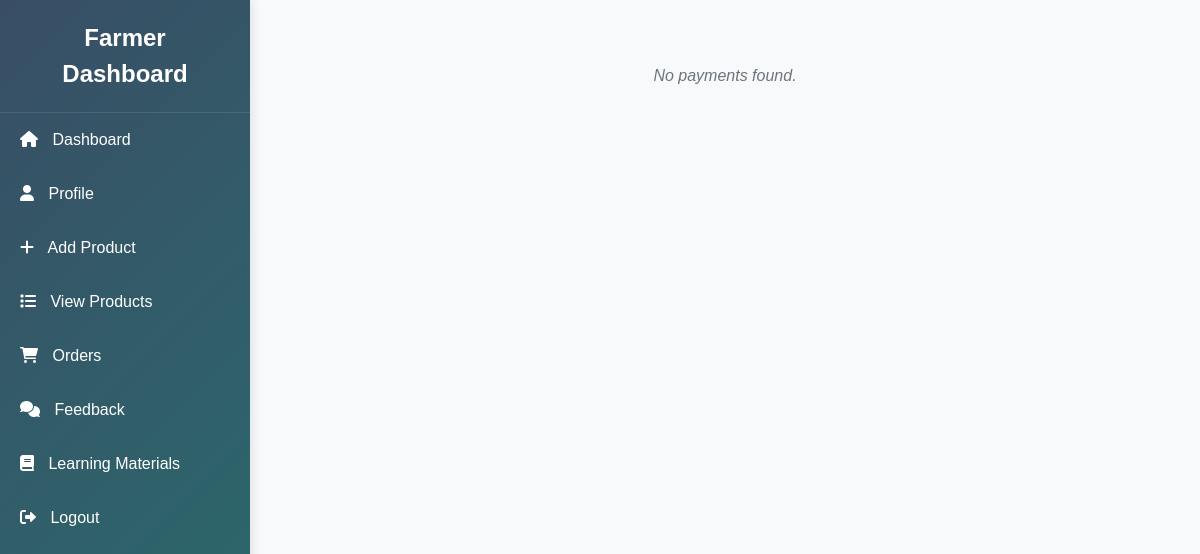
Page /custom_admin/farmer/payment-list/ (signed in) on the earlier database version.
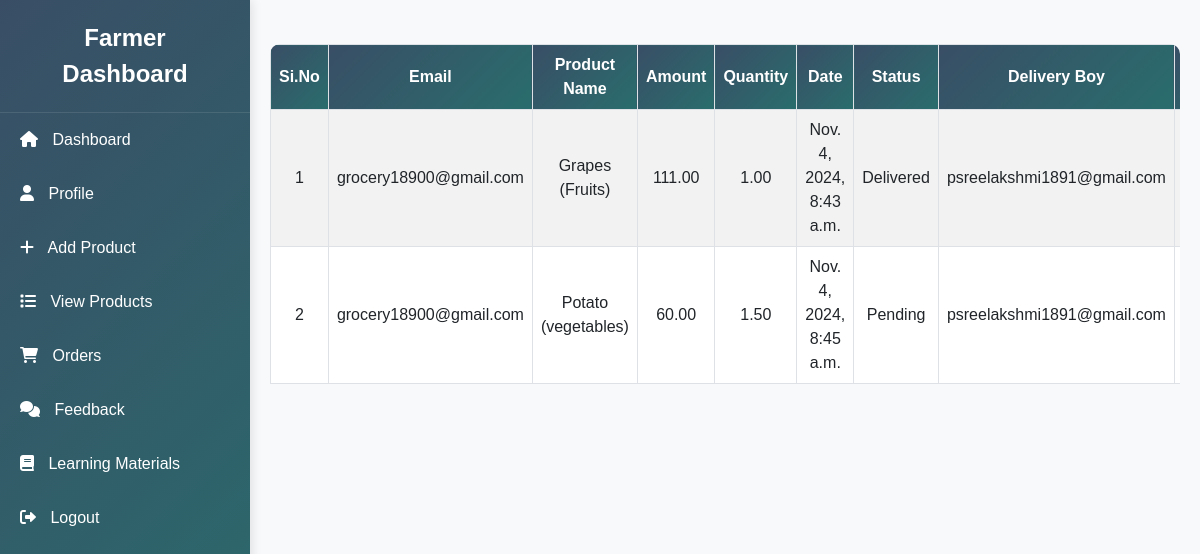
Same page on the later database version.
### myapp/models.py (models this page shows, shortened)
class FarmerPayment(models.Model):
    user = models.ForeignKey(settings.AUTH_USER_MODEL, on_delete=models.CASCADE)
    order_details = models.ForeignKey('OrderDetails', on_delete=models.CASCADE)
    date = models.DateTimeField(auto_now_add=True)  # Automatically set the date to now when creating a record
    status = models.CharField(max_length=20)  # You can use choices for specific statuses if needed
    delivery_boy = models.ForeignKey('DeliveryBoy', null=True, blank=True, on_delete=models.SET_NULL)  # Optional delivery boy assignment

class User(AbstractBaseUser):
    STATUS_CHOICES = [
        ('active', 'Active'),
        ('inactive', 'Inactive')
    ]
    status = models.CharField(max_length=10, choices=STATUS_CHOICES, default='active')
    email = models.EmailField(unique=True)
    name = models.CharField(max_length=255)
    phone = models.CharField(max_length=20)
    address = models.TextField()
    pincode = models.CharField(max_length=10)
    role = models.CharField(max_length=20)
    password = models.CharField(max_length=100)
    is_active = models.BooleanField(default=True)
    is_staff = models.BooleanField(default=False)
    date_joined = models.DateTimeField(default=timezone.now)
    last_login = models.DateTimeField(null=True, blank=True)
    objects = UserManager()
    USERNAME_FIELD = 'email'
    REQUIRED_FIELDS = ['name']

class OrderProduct(models.Model):
    order = models.ForeignKey(OrderDetails, on_delete=models.CASCADE)
    product = models.ForeignKey('Product', on_delete=models.CASCADE)
    quantity = models.DecimalField(max_digits=5, decimal_places=2)

class Product(models.Model):
    product_name = models.ForeignKey(ProductCategory, on_delete=models.CASCADE)
    category = models.ForeignKey(Category, on_delete=models.CASCADE)
    subcategory = models.ForeignKey(SubCategory, on_delete=models.CASCADE, null=True, blank=True)  # New field
    price = models.DecimalField(max_digits=10, decimal_places=2)
    description = models.TextField()
    quantity = models.IntegerField()
    stock = models.PositiveIntegerField(default=0)  # Field for stock quantity
    image = models.ImageField(upload_to='media/', blank=True, null=True)
    shelf_life = models.CharField(max_length=100, blank=True, null=True)  # Field for shelf life
    form_factor = models.CharField(max_length=100, blank=True, null=True)  # Field for form factor
    organic = models.BooleanField(default=False)  # Field for organic product
    common_name = models.CharField(max_length=100, blank=True, null=True)  # Field for common name
    farmer = models.ForeignKey(Farmer, on_delete=models.CASCADE)

class ProductCategory(models.Model):
    category = models.ForeignKey(Category, on_delete=models.CASCADE)
    product_name = models.CharField(max_length=100)
    def __str__(self):
        return f"{self.product_name} ({self.category.name})"

class Category(models.Model):
    name = models.CharField(max_length=100)

class OrderDetails(models.Model):
    STATUS_CHOICES = [
        ('Pending', 'Pending'),
        ('Shipped', 'Shipped'),
        ('Delivered', 'Delivered'),
    ]
    user = models.ForeignKey(settings.AUTH_USER_MODEL, on_delete=models.CASCADE)
    products = models.ManyToManyField('Product', through='OrderProduct')  # Many-to-many relationship with Product
    total_price = models.DecimalField(max_digits=10, decimal_places=2)
    order_date = models.DateTimeField(auto_now_add=True)
    order_status = models.CharField(max_length=20, choices=STATUS_CHOICES, default='Pending')
    class Meta:
        verbose_name_plural = "Order Details"

class DeliveryBoy(models.Model):
    user = models.OneToOneField(User, on_delete=models.CASCADE)

### myapp/views.py (the view)
# urls.py: path('farmer/payment-list/', views.farmer_payment_list, name='farmer_payment_list'),
@login_required
def farmer_payment_list(request):
    farmer_payments = FarmerPayment.objects.all()
    context = {
        'farmer_payments': farmer_payments
    }
    return render(request, 'farmer_payment_list.html', context)

### myapp/templates/farmer_payment_list.html (shortened to what this page needs)
<!DOCTYPE html>
<html lang="en">
<head>
    {% load static %}
    <link href="https://cdn.jsdelivr.net/npm/bootstrap@5.3.0/dist/css/bootstrap.min.css" rel="stylesheet">
    <link href="https://cdnjs.cloudflare.com/ajax/libs/font-awesome/6.0.0-beta3/css/all.min.css" rel="stylesheet">
</head>
<body>
    <div class="sidebar">
        <div class="brand">Farmer Dashboard</div>
        <a href="{% url 'farmer_dashboard' %}"><i class="fas fa-home"></i> Dashboard</a>
        <a href="{% url 'farmer_profile' %}"><i class="fas fa-user"></i> Profile</a>
        <a href="{% url 'add_product' %}"><i class="fas fa-plus"></i> Add Product</a>
        <a href="{% url 'list_products' %}"><i class="fas fa-list"></i> View Products</a>
        <a href="{% url 'farmer_payment_list' %}"><i class="fas fa-shopping-cart"></i> Orders</a>
        <a href="{% url 'feedback_farm' %}"><i class="fas fa-comments"></i> Feedback</a>
        <a href="{% url 'farmmaterial_view' %}"><i class="fas fa-book"></i> Learning Materials</a>
        <a href="{% url 'logout' %}"><i class="fas fa-sign-out-alt"></i> Logout</a>
    </div>
    <div class="content">
        {% if farmer_payments %}
            <div class="table-responsive">
                <table class="table table-striped table-bordered">
                    <thead>
                        <tr>
                            <th>Si.No</th>
                            <th>Email</th>
                            <th>Product Name</th>
                            <th>Amount</th>
                            <th>Quantity</th>
                            <th>Date</th>
                            <th>Status</th>
                            <th>Delivery Boy</th>
                            <th>Action</th>
                        </tr>
                    </thead>
                    <tbody>
                        {% for payment in farmer_payments %}
                        <tr>
                            <td>{{ forloop.counter }}</td>
                            <td>{{ payment.user.email }}</td>
                            <td>
                                {% for order_product in payment.order_details.orderproduct_set.all %}
                                    {{ order_product.product.product_name }}{% if not forloop.last %}, {% endif %}
                                {% endfor %}
                            </td>
                            <td>{{ payment.order_details.total_price }}</td>
                            <td>
                                {% for order_product in payment.order_details.orderproduct_set.all %}
                                    {{ order_product.quantity }}{% if not forloop.last %}, {% endif %}
                                {% endfor %}
                            </td>
                            <td>{{ payment.date }}</td>
                            <td>{{ payment.order_details.order_status }}</td>
                            <td>{{ payment.delivery_boy.user.email }}</td>
                            <td>
                            </td>
                        </tr>
                        {% endfor %}
                    </tbody>
                </table>
            </div>
        {% else %}
            <div class="no-data">
                <p>No payments found.</p>
            </div>
        {% endif %}
    </div>
</body>
</html>

Differences in the rows shown:
added FarmerPayment: user.email "grocery18900@gmail.com", order_details.total_price "111.00", date "Nov. 4, 2024, 8:43 a.m.", order_details.order_status "Delivered", delivery_boy.user.email "psreelakshmi1891@gmail.com"
added OrderProduct: product.product_name "Grapes (Fruits)", quantity "1.00"
added FarmerPayment: user.email "grocery18900@gmail.com", order_details.total_price "60.00", date "Nov. 4, 2024, 8:45 a.m.", order_details.order_status "Pending", delivery_boy.user.email "psreelakshmi1891@gmail.com"
added OrderProduct: product.product_name "Potato (vegetables)", quantity "1.50"
Other differences:
text no longer shown: "No payments found."
text now shown: "Si.No Email Product Name Amount Quantity Date Status Delivery Boy"
